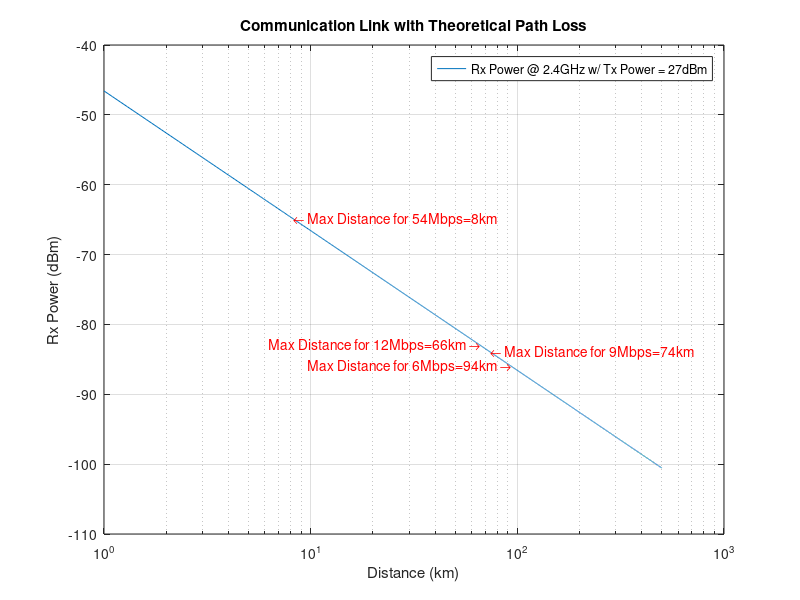

Reproduce this figure in MATLAB.

%%
clear; clc; close all;

% Input parameters
%
routerPdBm = 19; % Output of power router in dBm
f = 2.4E3; % Operating frequency in MHz
cableL = 60; % Legnth from 7th floor to Temple ENGR Roof in meters
ampPdB = 17; % Ampifier Gain dB (Avg)

% Path Loss
% Distance to calculate over
%
R = 1:.1:500;% Distance travel in km
Ku = 32.45; % Constant depending on units of R
G1 = 13; % Gain of the attenna
G2 = G1;

% Path Loss per km Calculation
% Source MILLIGAN 2005
%
pathLossdB = Ku + 20*log10(R*f)-G1-G2;

% Cable Attenuation
% Distance to calculate over
%
cableAttndB = 14.2/100*cableL; % LMR-600 (in dB)

% Link Budget
%
TxPdBm = routerPdBm + ampPdB - cableAttndB;
RxPdBm = TxPdBm - pathLossdB;

% Plot Results
%
semilogx(R,RxPdBm);
grid on;
ylabel('Rx Power (dBm)');
xlabel('Distance (km)');
legend(['Rx Power @ 2.4GHz w/ Tx Power = ' int2str(TxPdBm) 'dBm'])
title('Communication Link with Theoretical Path Loss')
hold on
% Rx sensitivity
% Source: http://community.linksys.com/t5/Wireless-Routers/WRT54GL-receiver-sensitivity-for-the-802-11b-standard/td-p/266342
data54 = -65;
data12 = -83;
data9 = -84;
data6 = -86;

% Find distances where we reach Rx sensitivity
%
[~, index54] = min(abs(RxPdBm-data54));
[~, index12] = min(abs(RxPdBm-data12));
[~, index9] = min(abs(RxPdBm-data9));
[~, index6] = min(abs(RxPdBm-data6));

% Create descriptive strings
%
str54 = ['\leftarrow Max Distance for 54Mbps=' int2str(R(index54)) 'km'];
str12 = ['Max Distance for 12Mbps=' int2str(R(index12)) 'km \rightarrow'];
str9 = ['\leftarrow Max Distance for 9Mbps=' int2str(R(index9)) 'km'];
str6 = ['Max Distance for 6Mbps=' int2str(R(index6)) 'km \rightarrow'];;

% Plot Results
%
hold on
text(R(index54), RxPdBm(index54), str54, 'Color', 'red', ...
    'HorizontalAlignment', 'left');
text(R(index12), RxPdBm(index12), str12, 'Color', 'red', ...
    'HorizontalAlignment', 'right');
text(R(index9), RxPdBm(index9), str9, 'Color', 'red', ...
    'HorizontalAlignment', 'left');
text(R(index6), RxPdBm(index6), str6, 'Color', 'red', ...
    'HorizontalAlignment', 'right');
